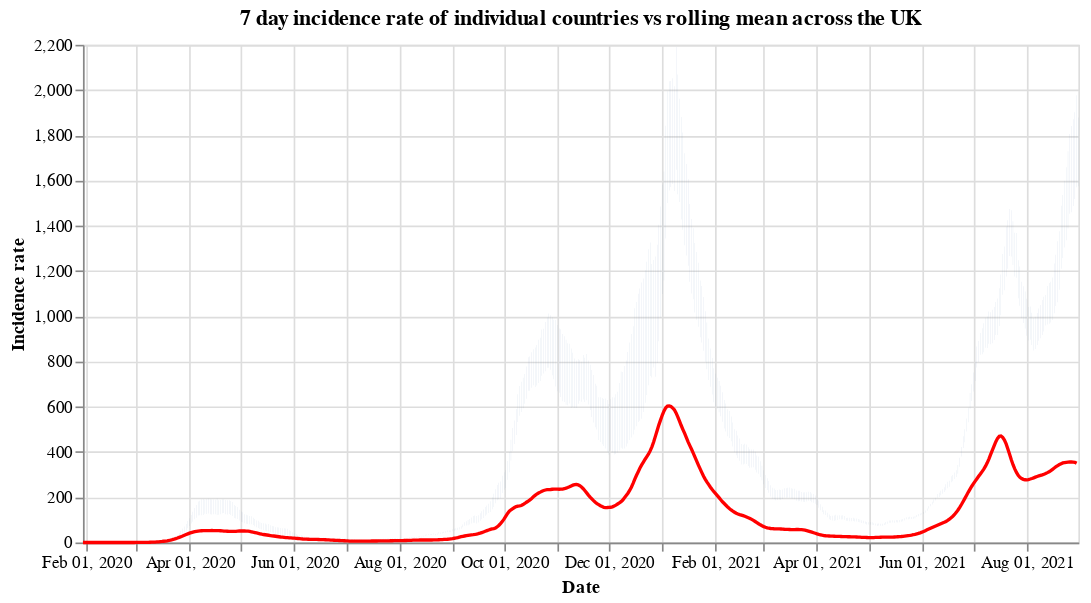

Notebook cell for this chart:
### Code cell
#collapse
countries = uk_cases['areaName'].unique()
countries.sort()

selection = alt.selection_single(
    name='Select',
    fields=['areaName'],
    init={'areaName': 'Wales'},
    bind={'areaName': alt.binding_select(options=countries)}
)

# scatter plot, modify opacity based on selection
bars = alt.Chart(uk_cases).mark_bar().add_selection(
    selection
).encode(
    x=alt.X("yearmonthdate(date):T", axis=alt.Axis(title='Date')),
    y=alt.Y("weeklyCasesRate:Q", axis=alt.Axis(title='Incidence rate')),
    tooltip='weeklyCasesRate:Q',
    opacity=alt.condition(selection, alt.value(1), alt.value(0))
).properties(title=f'7 day incidence rate of individual countries vs rolling mean across the UK', width=600)

line = alt.Chart(overview_cases).mark_line(
    color='red',
    size=2,
).transform_window(
    rolling_mean='mean(weeklyCasesRate)',
    frame=[0, 7]
).encode(
    x='yearmonthdate(date):T',
    y='rolling_mean:Q'
)

alt.layer(bars, line)

### Figure 1 — Vega-Lite specification as saved in the notebook (floating-point values rounded to 4 significant figures; data arrays with more than 128 entries replaced by an {"elided": "..."} marker saying what was removed)
{"config": {"view": {"continuousWidth": 400, "continuousHeight": 300}}, "layer": [{"data": {"name": "data-d054e28eaeb85bb217a25ba96eca0aae"}, "mark": "bar", "encoding": {"opacity": {"condition": {"value": 1, "selection": "Select"}, "value": 0}, "tooltip": {"type": "quantitative", "field": "weeklyCasesRate"}, "x": {"type": "temporal", "axis": {"title": "Date"}, "field": "date", "timeUnit": "yearmonthdate"}, "y": {"type": "quantitative", "axis": {"title": "Incidence rate"}, "field": "weeklyCasesRate"}}, "selection": {"Select": {"type": "single", "fields": ["areaName"], "init": {"areaName": "Wales"}, "bind": {"areaName": {"input": "select", "options": ["England", "Northern Ireland", "Scotland", "Wales"]}}}}, "title": "7 day incidence rate of individual countries vs rolling mean across the UK", "width": 600}, {"data": {"name": "data-a90a30faddc56277e56e1c124b9d0549"}, "mark": {"type": "line", "color": "red", "size": 2}, "encoding": {"x": {"type": "temporal", "field": "date", "timeUnit": "yearmonthdate"}, "y": {"type": "quantitative", "field": "rolling_mean"}}, "transform": [{"window": [{"op": "mean", "field": "weeklyCasesRate", "as": "rolling_mean"}], "frame": [0, 7]}]}], "$schema": "https://vega.github.io/schema/vega-lite/v4.8.1.json", "datasets": {"data-d054e28eaeb85bb217a25ba96eca0aae": {"elided": "2224 records"}, "data-a90a30faddc56277e56e1c124b9d0549": {"elided": "579 records"}}}
